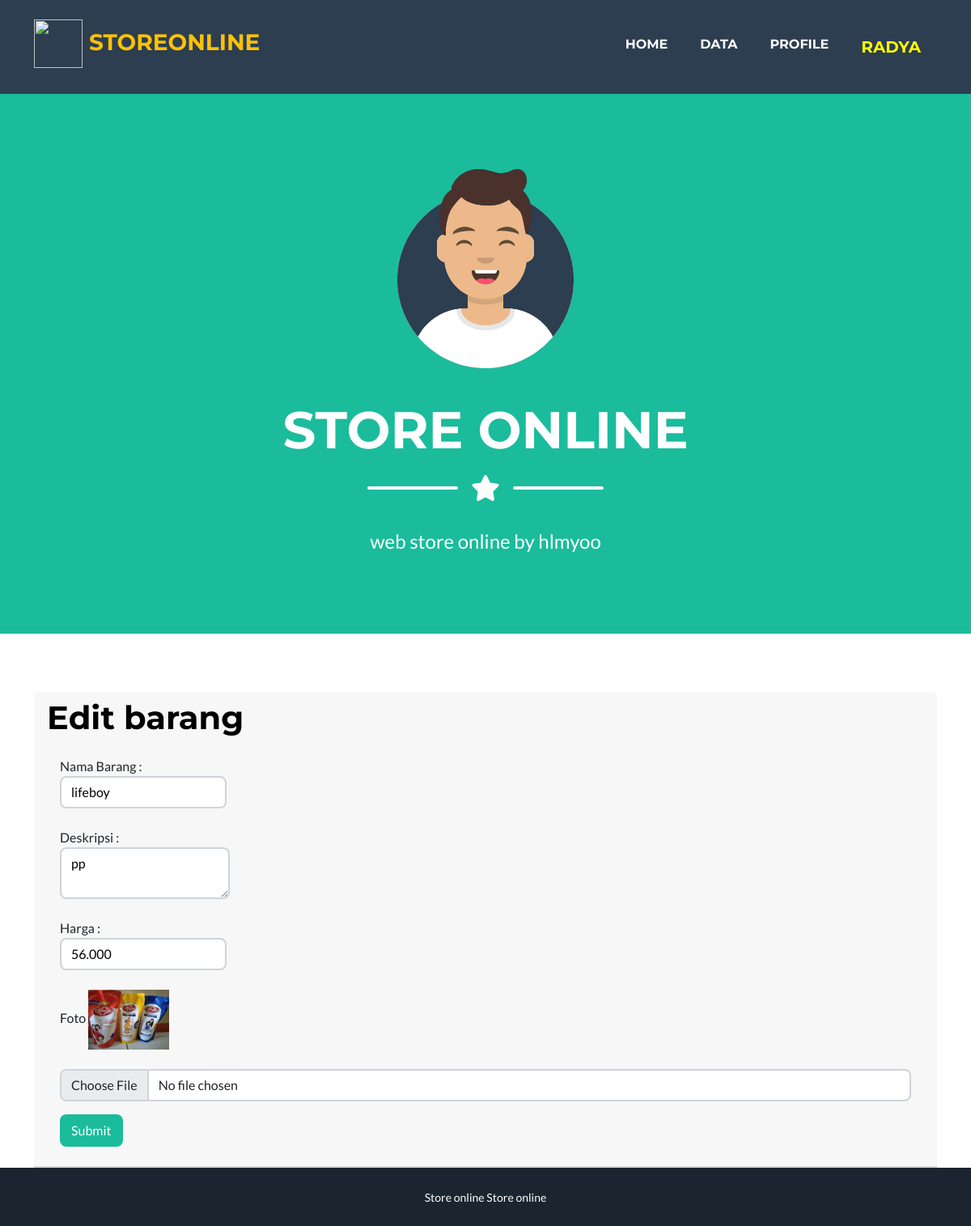
The page /petugas/ubah_produk.php?id_produk=47 (signed in) on the database its author committed.
### tables this page shows
CREATE TABLE `produk` (
  `id_produk` int(100) NOT NULL,
  `nama_produk` varchar(100) NOT NULL,
  `deskripsi` varchar(225) NOT NULL,
  `harga` text NOT NULL,
  `foto_produk` varchar(225) NOT NULL
);

### petugas/ubah_produk.php (the view, shortened to what this page needs)
<!DOCTYPE html>
<html lang="en">
    <head>
        <link href="css/styles.css" rel="stylesheet" />
    </head>
    <body id="page-top">
        <nav class="navbar navbar-expand-lg bg-secondary text-uppercase fixed-top" id="mainNav">
            <div class="container">
            <h3 class="text-warning">   <img src="https://cdn-icons-png.flaticon.com/512/551/551353.png" alt="" style="width: 60px; height: 60px;">  </i>StoreOnline</h3>
                <div class="collapse navbar-collapse" id="navbarResponsive">
                    <ul class="navbar-nav ms-auto">
                        <li class="nav-item mx-0 mx-lg-1"><a class="nav-link py-3 px-0 px-lg-3 rounded" href="index.php">Home</a></li>
                        <li class="nav-item mx-0 mx-lg-1"><a class="nav-link py-3 px-0 px-lg-3 rounded" href="data.php">Data</a></li>
                        <li class="nav-item mx-0 mx-lg-1"><a class="nav-link py-3 px-0 px-lg-3 rounded" href="profile.php">Profile</a></li>
                        <li class="nav-item mx-0 mx-lg-1"><a class="nav-link py-3 px-0 px-lg-3 rounded"> <span style="color:yellow;  font-size: 20px;" ><?=$_SESSION['nama']?></span></a></li>
                    </ul>
                </div>
            </div>
        </nav>
        <header class="masthead bg-primary text-white text-center">
            <div class="container d-flex align-items-center flex-column">
                <img class="masthead-avatar mb-5" src="assets/img/avataaars.svg" alt="..." />
                <h1 class="masthead-heading text-uppercase mb-0">Store Online</h1>
                <div class="divider-custom divider-light">
                    <div class="divider-custom-line"></div>
                    <div class="divider-custom-icon"><i class="fas fa-star"></i></div>
                    <div class="divider-custom-line"></div>
                </div>
                <p class="masthead-subheading font-weight-light mb-0">web store online by hlmyoo</p>
            </div>
        </header> <br>
        <?php
        include "koneksi.php";
        $query_produk= mysqli_query($koneksi, "select * from produk where id_produk='".$_GET['id_produk']."'");
        $data_produk = mysqli_fetch_array($query_produk);
    ?>
    <br></br>
    <div class="container">
    <div class="card-header">
                <h1 style="color:black;" >Edit barang</h1>
            <div class="card-body">
                <form method="POST" action="proses_ubah_barang.php" enctype="multipart/form-data">
                    <div class="mb-3">
                        <label for="nama_produk" class="form-label">Nama Barang :<input type="text" class="form-control" name="nama_produk" value="<?=$data_produk['nama_produk']?>" placeholder="Masukkan Nama Barang" style="color:black;" ></label>
                        </div>
                    <div class="mb-3">
                        <label for="deskripsi" class="form-label">Deskripsi :  <textarea class="form-control" name="deskripsi" row="3" placeholder="Masukkan Deskripsi Barang" style="color:black;"><?=$data_produk['deskripsi']?></textarea></label>
                    </div>
                    <div class="mb-3">
                        <label for="harga" class="form-label">Harga : <input type="number" class="form-control" name="harga" value="<?=$data_produk['harga']?>" placeholder="Masukkan Harga Barang" style="color:black;"></label>
                        </div>
                    <div class="mb-3">
                        <label for="foto_produk" class="form-label">Foto</label>
                        <img src="foto/<?=$data_produk['foto_produk']?>" width=100>
                        <br>
                       <br> <input type="file" class="form-control" name="foto_produk" value="<?=$data_produk['foto_produk']?>" required>
                    </div>
                    <button type="submit" class="btn btn-primary">Submit</button>
                </form>
            </div>
        </div>
    </div>
        <div class="copyright py-4 text-center text-white">
            <div class="container"><small>Store online Store online</small></div>
        </div>
    </body>
</html>

### rows shown on the page
produk: nama_produk "lifeboy", deskripsi "pp", harga "56.000", foto_produk (picture)

### other values the page prints
$_SESSION['nama'] "RADYA"
